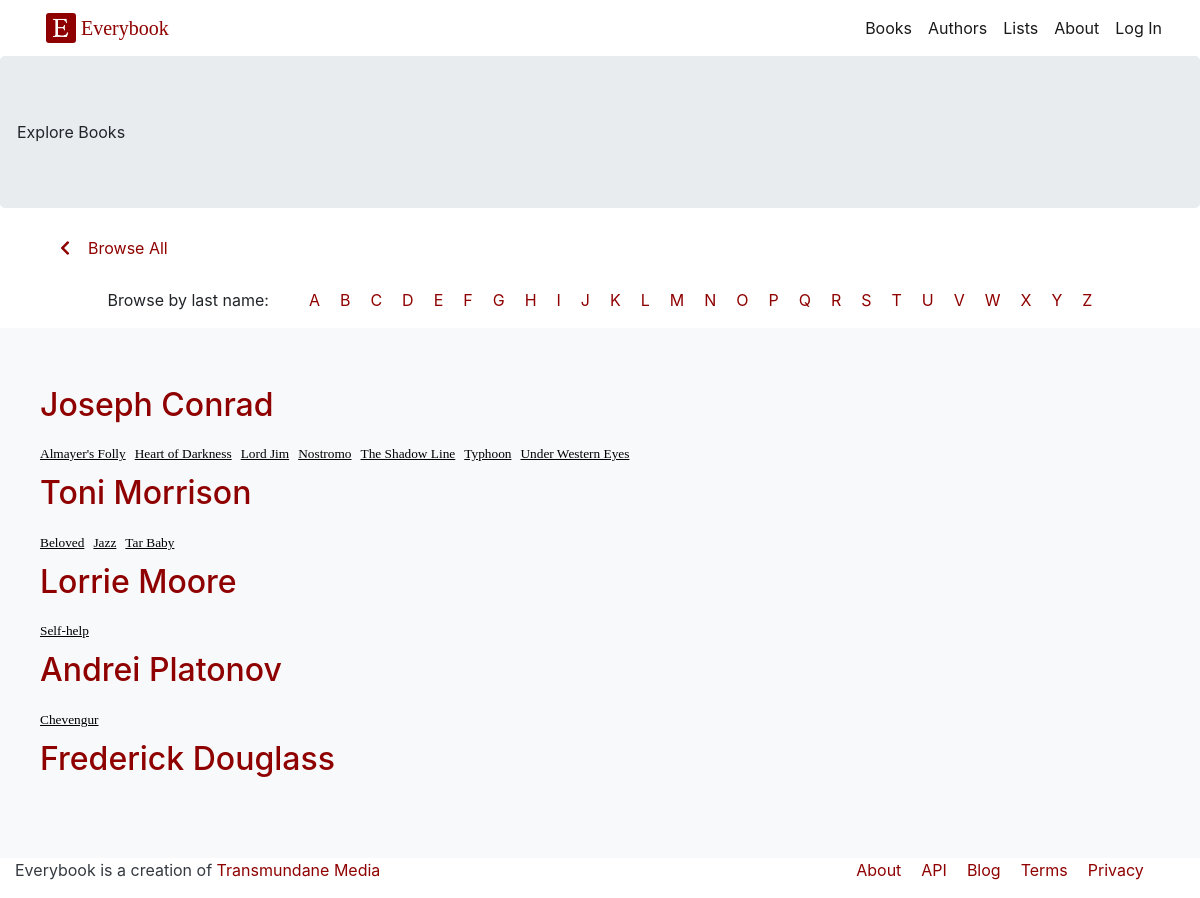
Page /authors/browse/filter/ on the committed database.
### authors/models.py (models this page shows, shortened)
class Author(models.Model):
	first_name = models.CharField(max_length=50)
	last_name = models.CharField(max_length=50)
	full_name = models.CharField(max_length=100)
	birth_year = models.IntegerField()
	bio = HTMLField('Bio')
	country = CountryField()
	schools = models.ManyToManyField(School, blank=True)
	regions = models.ManyToManyField(Region, blank=True)
	date_added = models.DateField(auto_now_add=True)
	author_image = models.ImageField(null=True, blank=True, upload_to='author_images')
	image_credit = models.CharField(max_length=50, blank=True)
	slug = models.SlugField(max_length=30)
	featured_author = models.BooleanField()
	likes = models.ManyToManyField(User, related_name="author_likes", blank=True)
	lists = models.ManyToManyField('AuthorList', through='AuthorListEntry', related_name='author_lists')
	def get_absolute_url(self):
		return reverse('authors:detail', kwargs={'slug': self.slug, 'author_id': self.id})

### books/models.py (models this page shows, shortened)
class Book(models.Model):
	book_title = models.CharField(max_length=200)
	book_subtitle = models.CharField(max_length=200, blank=True)
	pub_date = models.DateField(auto_now=False)
	pub_year = models.IntegerField()
	publisher = models.CharField(max_length=100)
	author = models.ForeignKey('authors.Author', on_delete=models.CASCADE, related_name="book_to_author")
	cover_image = models.ImageField(null=True, blank=False, upload_to='book_images')
	image_credit = models.CharField(max_length=50, blank=True)
	slug = models.SlugField(max_length=30)
	first_lines = models.TextField(blank=True)
	themes = models.ManyToManyField(Theme, blank=True)
	settings = models.ManyToManyField(Setting, blank=True)
	genres = models.ManyToManyField(Genre, blank=True)
	forms = models.ManyToManyField(Form, blank=True)
	periods = models.ManyToManyField(Period, blank=True)
	book_desc = HTMLField('Description')
	book_country = CountryField()
	book_featured = models.BooleanField()
	lists = models.ManyToManyField('BookList', through='ListEntry', related_name='book_lists')
	def get_absolute_url(self):
		return reverse('books:book_detail', kwargs={'slug': self.slug, 'book_id': self.id})
	class Meta:
		ordering = ('book_title',)

### authors/templates/authors/list1.html (shortened to what this page needs)
{% extends "base.html" %}
{% load static %}
{% block content %}
<section class="jumbotron">
		<div class="row text-left author-row">
			<span>Explore Books</span>
		</div>
</section>
<section class="books-breadcrumbs">
  <div class="breadcrumbs-wrapper">
    <a href="../../browse">
      <span>
        <i class="fas fa-chevron-left"></i>&nbsp;&nbsp;&nbsp;&nbsp;Browse All
      </span>
    </a>
  </div>
</section>
<div class="authors-browse-row">
  <div class="action-group">
    <ul class="last-name-list">
      <li>
        Browse by last name:
      </li>
      <li>
        <a href="../filter/?last_name=a">
          A
        </a>
      </li>
      <li>
        <a href="../filter/?last_name=b">
          B
        </a>
      </li>
      <li>
        <a href="../filter/?last_name=c">
          C
        </a>
      </li>
      <li>
        <a href="../filter/?last_name=d">
          D
        </a>
      </li>
      <li>
        <a href="../filter/?last_name=e">
          E
        </a>
      </li>
      <li>
        <a href="../filter/?last_name=f">
          F
        </a>
      </li>
      <li>
        <a href="../filter/?last_name=g">
          G
        </a>
      </li>
      <li>
        <a href="../filter/?last_name=h">
          H
        </a>
      </li>
      <li>
        <a href="../filter/?last_name=i">
          I
        </a>
      </li>
      <li>
        <a href="../filter/?last_name=j">
          J
        </a>
      </li>
      <li>
        <a href="../filter/?last_name=k">
          K
        </a>
      </li>
      <li>
        <a href="../filter/?last_name=l">
          L
        </a>
      </li>
      <li>
        <a href="../filter/?last_name=m">
          M
        </a>
      </li>
      <li>
        <a href="../filter/?last_name=n">
          N
        </a>
      </li>
      <li>
        <a href="../filter/?last_name=o">
          O
        </a>
      </li>
      <li>
        <a href="../filter/?last_name=p">
          P
        </a>
      </li>
      <li>
        <a href="../filter/?last_name=q">
          Q
        </a>
      </li>
      <li>
        <a href="../filter/?last_name=r">
          R
        </a>
      </li>
      <li>
        <a href="filter/?last_name=s">
          S
        </a>
      </li>
      <li>
        <a href="../filter/?last_name=t">
          T
        </a>
      </li>
      <li>
        <a href="../filter/?last_name=u">
          U
        </a>
      </li>
      <li>
        <a href="../filter/?last_name=v">
          V
        </a>
      </li>
      <li>
        <a href="../filter/?last_name=w">
          W
        </a>
      </li>
      <li>
        <a href="../filter/?last_name=x">
          X
        </a>
      </li>
      <li>
        <a href="../filter/?last_name=y">
          Y
        </a>
      </li>
      <li>
        <a href="../filter/?last_name=z">
          Z
        </a>
      </li>
    </ul>
  </div>
<section class="browse-authors">
<div class="album py-5 bg-light">
  <ul>
  {% if filter.qs %}
  {% for author in filter.qs %}
<a href="{{ author.get_absolute_url }}"><h2 class="browse-author-name">{{ author.first_name }} {{ author.last_name }}</h2></a>
<div class="browse-author-books">
{% for book in author.book_to_author.all %}
<a href="{{ book.get_absolute_url }}"><p>{{ book.book_title }}</p></a>&nbsp;&nbsp;
{% endfor %}
</div>
  {% endfor %}
  {% else %}
  <h2 class="browse-author-name">No matches</h2>
  {% endif %}
  </ul>
</div>
</section>
{% endblock %}

### staticfiles/home.css (style rules this page uses)
a { color: #8F0000; }
.jumbotron { margin-bottom: 0; }
.browse-author-books { display: flex; margin-top: 8px; }
.browse-author-books p { text-decoration: underline; margin-bottom: 0; font-family: "Libre Baskerville", serif; font-size: smaller; display: inline-block; }
.browse-authors h2.browse-author-name { display: inline-block; margin-top: 10px; }
.browse-author-books a { color: #000000; }
section.books-breadcrumbs div.breadcrumbs-wrapper { height: 10vh; display: flex; flex-direction: column; justify-content: center; }
.books-breadcrumbs div.breadcrumbs-wrapper span { margin-left: 5%; }
ul.last-name-list { display: flex; -webkit-flex-wrap: wrap; -ms-flex-wrap: wrap; flex-wrap: wrap; -webkit-align-items: center; -ms-flex-align: center; align-items: center; list-style: none; padding-left: 0; justify-content: center; }
ul.last-name-list li { margin-left: 20px; }
ul.last-name-list li:first-child { margin-left: 0; padding-right: 20px; }

### rows in the picture
Author: first_name "Joseph", last_name "Conrad"
Book: book_title "Almayer's Folly"
Book: book_title "Heart of Darkness"
Book: book_title "Lord Jim"
Book: book_title "Nostromo"
Book: book_title "The Shadow Line"
Book: book_title "Typhoon"
Book: book_title "Under Western Eyes"
Author: first_name "Toni", last_name "Morrison"
Book: book_title "Beloved"
Book: book_title "Jazz"
Book: book_title "Tar Baby"
Author: first_name "Lorrie", last_name "Moore"
Book: book_title "Self-help"
Author: first_name "Andrei", last_name "Platonov"
Book: book_title "Chevengur"
Author: first_name "Frederick", last_name "Douglass"
